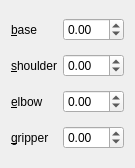
<?xml version="1.0" encoding="UTF-8"?>
<ui version="4.0">
 <class>MeArmWidget</class>
 <widget class="QWidget" name="MeArmWidget">
  <property name="geometry">
   <rect>
    <x>0</x>
    <y>0</y>
    <width>135</width>
    <height>168</height>
   </rect>
  </property>
  <property name="windowTitle">
   <string>MeArm</string>
  </property>
  <layout class="QGridLayout" name="gridLayout">
   <item row="2" column="1">
    <widget class="QDoubleSpinBox" name="elbowSpin">
     <property name="minimum">
      <double>-90.000000000000000</double>
     </property>
     <property name="maximum">
      <double>90.000000000000000</double>
     </property>
    </widget>
   </item>
   <item row="3" column="0">
    <widget class="QLabel" name="gripperLabel">
     <property name="text">
      <string>&amp;gripper</string>
     </property>
     <property name="buddy">
      <cstring>gripperSpin</cstring>
     </property>
    </widget>
   </item>
   <item row="3" column="1">
    <widget class="QDoubleSpinBox" name="gripperSpin">
     <property name="minimum">
      <double>-90.000000000000000</double>
     </property>
     <property name="maximum">
      <double>90.000000000000000</double>
     </property>
    </widget>
   </item>
   <item row="1" column="1">
    <widget class="QDoubleSpinBox" name="shoulderSpin">
     <property name="minimum">
      <double>-90.000000000000000</double>
     </property>
     <property name="maximum">
      <double>90.000000000000000</double>
     </property>
    </widget>
   </item>
   <item row="2" column="0">
    <widget class="QLabel" name="elbowLabel">
     <property name="text">
      <string>&amp;elbow</string>
     </property>
     <property name="buddy">
      <cstring>elbowSpin</cstring>
     </property>
    </widget>
   </item>
   <item row="0" column="0">
    <widget class="QLabel" name="baseLabel">
     <property name="text">
      <string>&amp;base</string>
     </property>
     <property name="buddy">
      <cstring>baseSpin</cstring>
     </property>
    </widget>
   </item>
   <item row="0" column="1">
    <widget class="QDoubleSpinBox" name="baseSpin">
     <property name="minimum">
      <double>-90.000000000000000</double>
     </property>
     <property name="maximum">
      <double>90.000000000000000</double>
     </property>
    </widget>
   </item>
   <item row="1" column="0">
    <widget class="QLabel" name="shoulderLabel">
     <property name="text">
      <string>&amp;shoulder</string>
     </property>
     <property name="buddy">
      <cstring>shoulderSpin</cstring>
     </property>
    </widget>
   </item>
  </layout>
 </widget>
 <resources/>
 <connections/>
</ui>
